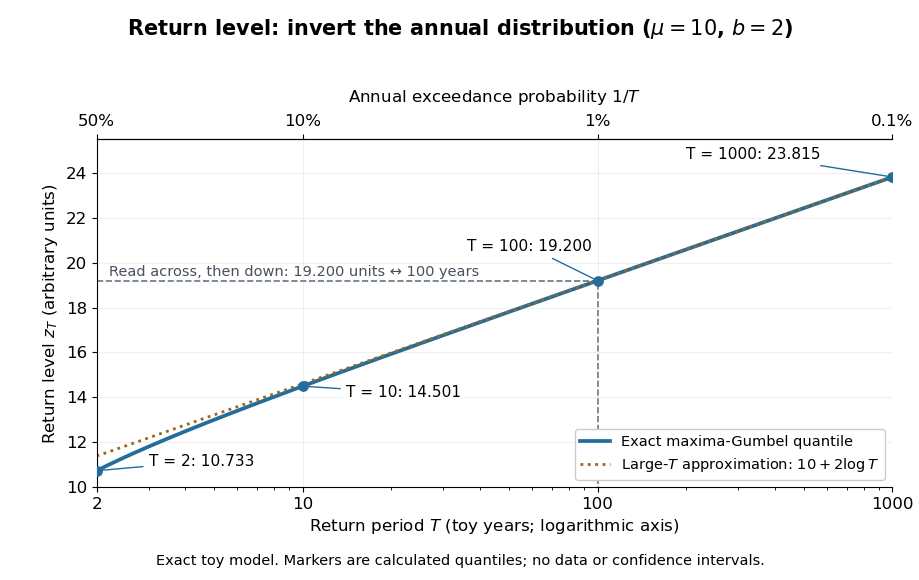

Python code for this plot:
"""Draw a maxima-Gumbel return-level curve with chosen toy parameters.

CDF and inverse convention: NIST EDA handbook, section 1.3.6.6.16.
https://www.itl.nist.gov/div898/handbook/eda/section3/eda366g.htm
Run from _media with MPLCONFIGDIR=/tmp/codex-wiki-matplotlib:
    python3 ../gumbel-return-level-curve.py
Writes the matching PNG basename to the current working directory.
Tested with Python 3.14.4, NumPy 2.3.5 and Matplotlib 3.10.7+dfsg1.
"""

from pathlib import Path

import matplotlib

matplotlib.use("Agg")
import matplotlib.pyplot as plt
from matplotlib.ticker import ScalarFormatter
import numpy as np


def return_level(period, location=10.0, scale=2.0):
    """Invert the maxima-Gumbel CDF at 1 - 1 / period for period > 1."""
    period = np.asarray(period, dtype=float)
    return location - scale * np.log(-np.log1p(-1.0 / period))


def main():
    period = np.geomspace(2.0, 1000.0, 1001)
    plt.rcParams.update({"font.size": 12, "figure.facecolor": "white"})
    fig, ax = plt.subplots(figsize=(9.2, 5.8), dpi=100)
    ax.semilogx(period, return_level(period), color="#226d9b", lw=2.7,
                label="Exact maxima-Gumbel quantile")
    ax.semilogx(period, 10 + 2 * np.log(period), color="#9c651e", lw=2,
                linestyle=":", label=r"Large-$T$ approximation: $10+2\log T$")
    positions = {2: (3.0, 10.95), 10: (14, 14.0),
                 100: (36, 20.5), 1000: (200, 24.6)}
    for t, position in positions.items():
        z = float(return_level(t))
        ax.scatter(t, z, color="#226d9b", s=45, zorder=5)
        ax.annotate(f"T = {t}: {z:.3f}", xy=(t, z), xytext=position,
                    fontsize=11,
                    arrowprops={"arrowstyle": "-", "color": "#226d9b"},
                    bbox={"facecolor": "white", "edgecolor": "none", "pad": 2})
    z100 = float(return_level(100))
    ax.plot([2, 100, 100], [z100, z100, 10], color="#677480", lw=1.2,
            linestyle="--", zorder=1)
    ax.text(2.2, z100 + 0.22, "Read across, then down: 19.200 units ↔ 100 years",
            fontsize=10.5, color="#46515c")
    ticks = [2, 10, 100, 1000]
    ax.set(xlim=(2, 1000), ylim=(10, 25.5),
           xlabel=r"Return period $T$ (toy years; logarithmic axis)",
           ylabel=r"Return level $z_T$ (arbitrary units)")
    ax.set_xticks(ticks)
    ax.xaxis.set_major_formatter(ScalarFormatter())
    ax.set_yticks([10, 12, 14, 16, 18, 20, 22, 24])
    top = ax.secondary_xaxis("top")
    top.set_xticks(ticks, ["50%", "10%", "1%", "0.1%"])
    top.set_xlabel(r"Annual exceedance probability $1/T$", labelpad=9)
    top.minorticks_off()
    ax.grid(alpha=0.18)
    ax.spines["right"].set_visible(False)
    ax.legend(loc="lower right", framealpha=1, fontsize=10.5)
    fig.suptitle(r"Return level: invert the annual distribution ($\mu=10$, $b=2$)",
                 weight="bold", fontsize=15, y=0.97)
    fig.text(0.5, 0.025, "Exact toy model. Markers are calculated quantiles; no data or confidence intervals.",
             ha="center", fontsize=10.5)
    fig.subplots_adjust(left=0.105, right=0.97, bottom=0.16, top=0.76)
    fig.savefig(Path.cwd() / Path(__file__).with_suffix(".png").name,
                facecolor="white", transparent=False)
    plt.close(fig)


if __name__ == "__main__":
    main()
